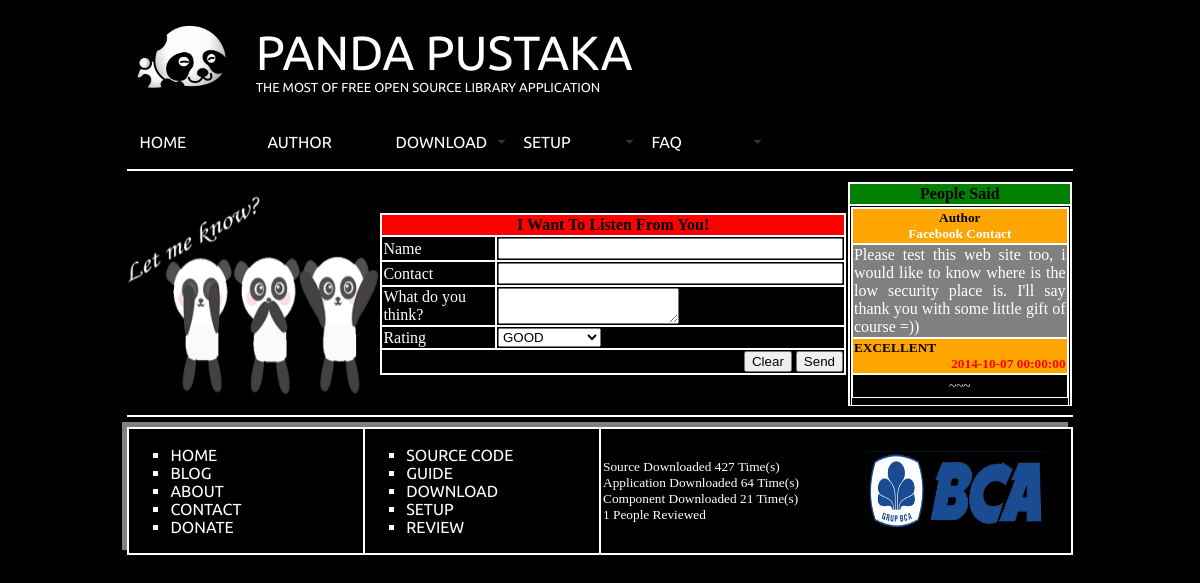
/review.php, run on the app's committed database.
### tables this page shows
CREATE TABLE IF NOT EXISTS `tb_review_application` (
  `id_review_application` int(250) NOT NULL auto_increment,
  `review_customer_name` varchar(250) NOT NULL,
  `review_customer_contact` varchar(250) default NULL,
  `review_customer_think` text NOT NULL,
  `review_customer_date` datetime NOT NULL,
  `review_customer_rating` enum('EXCELLENT','VERY GOOD','GOOD','BAD','WORST') NOT NULL,
  PRIMARY KEY  (`id_review_application`)
);

### review.php (the view, shortened to what this page needs)
<!DOCTYPE html PUBLIC "-//W3C//DTD XHTML 1.0 Transitional//EN" "http://www.w3.org/TR/xhtml1/DTD/xhtml1-transitional.dtd">
<html xmlns="http://www.w3.org/1999/xhtml">
<head>
<link href="css/settings.css" rel="stylesheet" type="text/css" />
<link href="css/SpryMenuBarHorizontal.css" rel="stylesheet" type="text/css" />
</head>
<body>
<center>
<table width="80%" height="100%" cellpading="0" cellspacing="0" border="0" bordercolor="white">
<tr>
<td>
<?php
require("header.php");
?>
</td>
</tr>
<tr>
<td>
<hr color="white">
</td>
</tr>
<tr>
<td>
<font color="white" face="tahoma">
<center>
<table width="100%" height="50%" cellpading="0" cellspacing="0" border="0" bordercolor="white">
<tr>
<td width="25%">
<img src="image/feed_back.png" alt="Panda Pustaka" width="250" height="200"></img>
</td>
<td width="50%">
<form method="post" action="review_send.php">
<table width="100%" height="100%" cellpading="0" cellspacing="0" border="1" bordercolor="white">
<thead>
<tr>
<th colspan="2" bgcolor="red">
<font color="black">
I Want To Listen From You!
</font>
</th>
</tr>
</thead>
<tbody>
<tr>
<td width="30%">
Name
</td>
<td width="70%">
<input type="text" name="name" size="40"></input>
</td>
</tr>
<tr>
<td width="30%">
Contact
</td>
<td width="70%">
<input type="text" name="contact" size="40"></input>
</td>
</tr>
<tr>
<td width="30%">
What do you think?
</td>
<td width="70%">
<textarea name="think" width="200"></textarea>
</td>
</tr>
<tr>
<td width="30%">
Rating
</td>
<td width="70%">
<select name="rating">
<option value="GOOD" name="GOOD" selected>GOOD</option>
</select>
</td>
</tr>
<tr>
<td colspan="2">
<div style="text-align:right">
<input type="reset" value="Clear" name="clear"></input>
<input type="submit" value="Send" name="send"></input>
</div>
</td>
</tr>
</table>
</form>
</td>
<td width="25%">
<table class="review" width="100%" height="100%" cellpading="0" cellspacing="0" border="1" bordercolor="white">
<thead>
<tr>
<th bgcolor="green">
<font color="black">People Said</font>
</th>
</tr>
</thead>
<tbody>
<tr>
<td>
<table width="100%" height="50%" cellpading="0" cellspacing="0" border="1" bordercolor="white">
<tr>
<?php
$qry = "SELECT * FROM tb_review_application ORDER BY review_customer_date DESC";
$sql = mysql_query($qry);
while(list($id, $name, $contact, $think, $date, $rating) = mysql_fetch_row($sql)) {
echo"
<td bgcolor=orange>
<center>
<font color=black><small><b>$name</b><br>$contact</small></font>
</center>
</td>
</tr>
<tr>
<td bgcolor=gray>
<div style=text-align:justify>$think</div>
</td>
</tr>
<tr>
<td bgcolor=orange>
<small>
<font color=black><div style=text-align:left><b>$rating</b></div></font>
<font color=red><div style=text-align:right><b>$date</b></div></font>
</small>
</td>
</tr>
<tr>
<td bgcolor=black height=20><center><small>~~~</small></center></td>
</tr>
";
}
?>
</table>
</td>
</tr>
</tbody>
</table>
</td>
</tr>
</table>
</center>
</font>
<hr color="white">
</td>
<tr>
<td>
<font color="white">
<?php
require("footer.php");
?>
</font>
</td>
</tr>
</body>
</html>

### css/settings.css (style rules this page uses)
body { background-color: black;font-family: "ubuntu_r"; }
a { color: white; text-decoration: none; }
table.review thead { display:table; width:100%; }
table.review tbody tr { display: table; width:100%; }
table.review tbody { display:block; height:200px; overflow:auto; float:left; width:100%; }

### data on the page
tb_review_application: review_customer_name "Author", review_customer_contact "Facebook Contact", review_customer_think "Please test this web site too, i would like to know where is the low security place is. I'll say thank you with some little gift of course =))", review_customer_rating "EXCELLENT", review_customer_date "2014-10-07 00:00:00"

### other printed values
$source_count['source_count'] "427"
$application_count['application_count'] "64"
$component_count['component_count'] "21"
$review_count['review_count'] "1"
